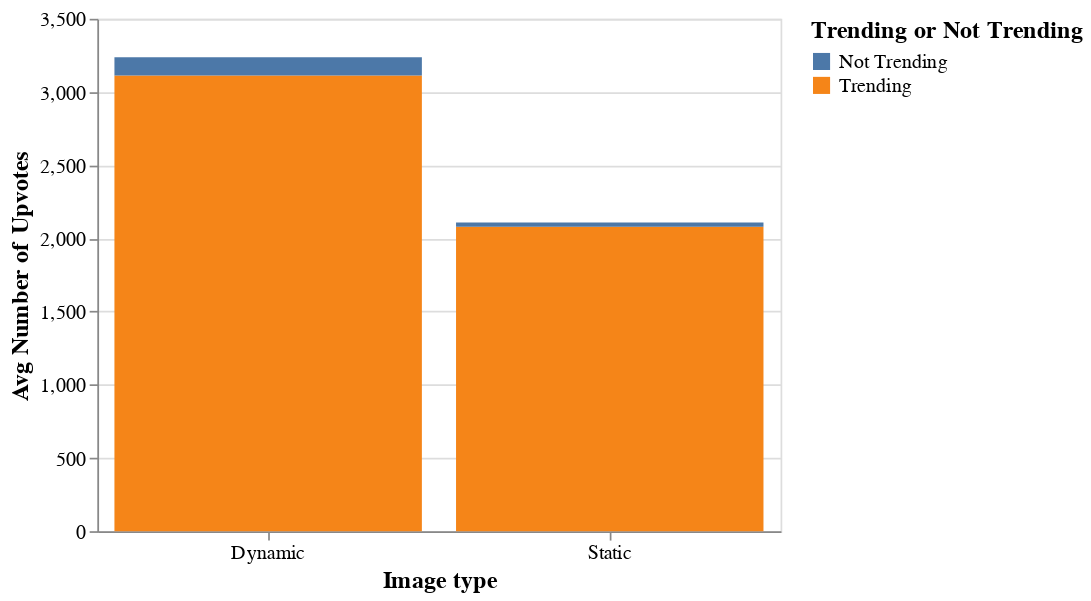

Notebook code for this chart:
### Code cell
# Mosaic Plots
mosaic1 = alt.Chart(df).mark_bar().\
encode(
    alt.X('is_dynamic:N',title='Image type',axis=alt.Axis(labelAngle=0)),
    alt.Y('mean('+attribute+'):Q',title='Avg Number of '+attribute.title()),
    alt.Color('is_trending:N',title='Trending or Not Trending'),
    ).\
properties(width=400).configure_axis(
    labelFontSize=12,
    titleFontSize=14).configure_legend(titleColor='black', titleFontSize=14,labelFontSize=12) 
mosaic1

### Figure 1 — Vega-Lite specification as saved in the notebook (floating-point values rounded to 4 significant figures; data arrays with more than 128 entries replaced by an {"elided": "..."} marker saying what was removed)
{"config": {"view": {"continuousWidth": 400, "continuousHeight": 300}, "axis": {"labelFontSize": 12, "titleFontSize": 14}, "legend": {"labelFontSize": 12, "titleColor": "black", "titleFontSize": 14}}, "data": {"name": "data-ed131449fea86620f965abae645f30f1"}, "mark": "bar", "encoding": {"color": {"field": "is_trending", "title": "Trending or Not Trending", "type": "nominal"}, "x": {"axis": {"labelAngle": 0}, "field": "is_dynamic", "title": "Image type", "type": "nominal"}, "y": {"aggregate": "mean", "field": "upvotes", "title": "Avg Number of Upvotes", "type": "quantitative"}}, "width": 400, "$schema": "https://vega.github.io/schema/vega-lite/v4.17.0.json", "datasets": {"data-ed131449fea86620f965abae645f30f1": {"elided": "173 records"}}}
